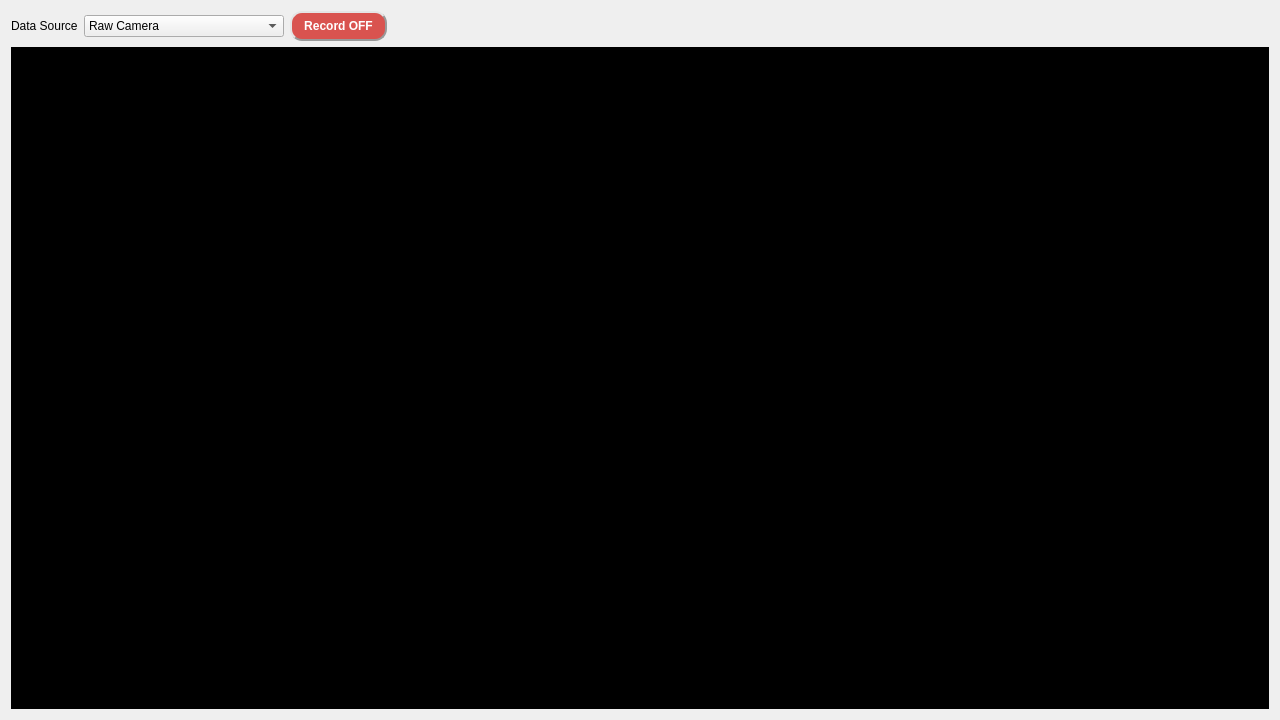
<?xml version="1.0" encoding="UTF-8"?>
<ui version="4.0">
 <class>VideoFrameWidget</class>
 <widget class="QWidget" name="VideoFrameWidget">
  <property name="geometry">
   <rect>
    <x>0</x>
    <y>0</y>
    <width>1280</width>
    <height>720</height>
   </rect>
  </property>
  <property name="windowTitle">
   <string>RGB888 视频帧显示</string>
  </property>
  <layout class="QVBoxLayout" name="verticalLayout">
   <item>
    <layout class="QHBoxLayout" name="horizontalLayout">
     <item>
      <widget class="QLabel" name="dataSourceLabel">
       <property name="text">
        <string>Data Source</string>
       </property>
      </widget>
     </item>
     <item>
      <widget class="QComboBox" name="dataSourceComboBox">
       <property name="minimumSize">
        <size>
         <width>200</width>
         <height>0</height>
        </size>
       </property>
       <item>
        <property name="text">
         <string>Raw Camera</string>
        </property>
       </item>
       <item>
        <property name="text">
         <string>Objects Detection</string>
        </property>
       </item>
      </widget>
     </item>
     <item>
      <widget class="QPushButton" name="toggleBtn">
       <property name="styleSheet">
        <string notr="true">QPushButton#toggleBtn {
    min-width: 60px;
    padding: 6px 12px;
    border: 2px outset #999;
    border-radius: 12px;
    color: white;
    background: #d9534f;
    font-weight: bold;
}
QPushButton#toggleBtn:pressed {
    border-style: inset;
    padding-top: 8px;
}
QPushButton#toggleBtn:checked {
    background: #5cb85c;
}</string>
       </property>
       <property name="text">
        <string>Record OFF</string>
       </property>
       <property name="checkable">
        <bool>true</bool>
       </property>
      </widget>
     </item>
     <item>
      <spacer name="horizontalSpacer">
       <property name="orientation">
        <enum>Qt::Orientation::Horizontal</enum>
       </property>
       <property name="sizeHint" stdset="0">
        <size>
         <width>40</width>
         <height>20</height>
        </size>
       </property>
      </spacer>
     </item>
    </layout>
   </item>
   <item>
    <widget class="FrameWidget" name="frameWidget" native="true">
     <property name="minimumSize">
      <size>
       <width>320</width>
       <height>240</height>
      </size>
     </property>
     <property name="styleSheet">
      <string notr="true">background-color: black;</string>
     </property>
    </widget>
   </item>
  </layout>
 </widget>
 <customwidgets>
  <customwidget>
   <class>FrameWidget</class>
   <extends>QWidget</extends>
   <header>FrameWidget.h</header>
   <container>1</container>
  </customwidget>
 </customwidgets>
 <resources/>
 <connections/>
</ui>
